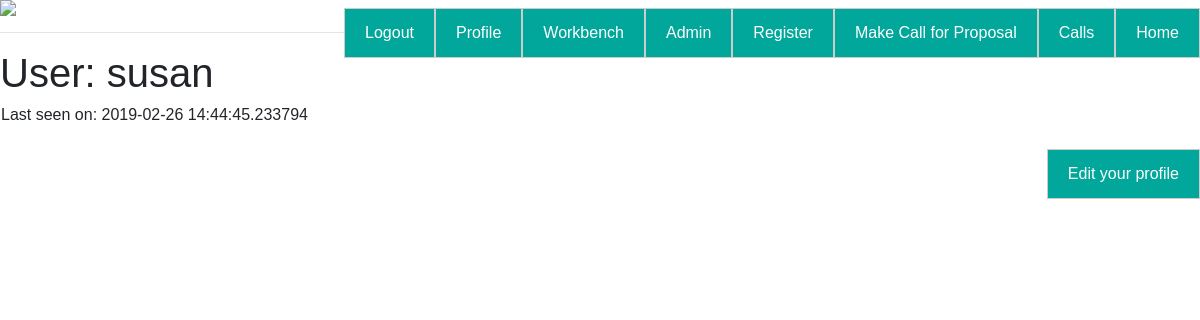
The page /profile/susan (signed in) on the database as committed earlier.
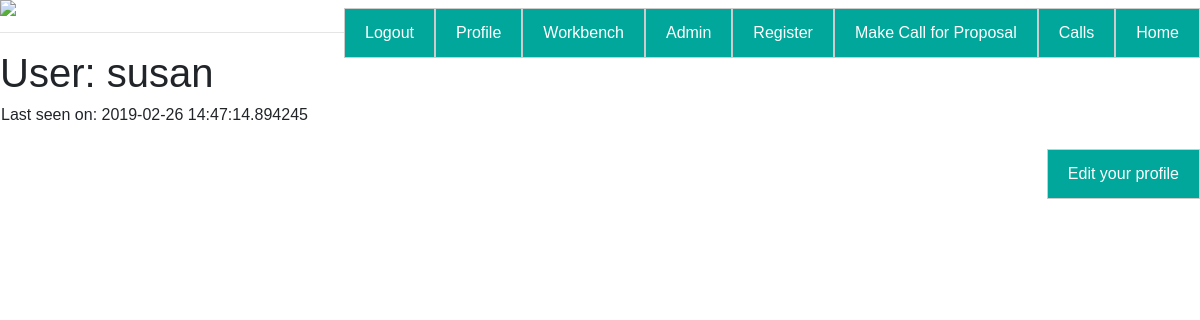
The same page on the database as committed later.
### app/models.py (models this page shows, shortened)
class User(db.Model, UserMixin):
    id = db.Column(db.Integer, primary_key=True)
    username = db.Column(db.String(64), index=True, unique=True)
    email = db.Column(db.String(120), index=True, unique=True)
    password_hash = db.Column(db.String(128))
    access = db.Column(db.Integer)
    proposals = db.relationship('Proposal', backref='author', lazy='dynamic')
    education_info = db.relationship("EducationInfo", backref="author", lazy="dynamic")
    employment = db.relationship("Employment", backref="author", lazy="dynamic")
    professional_studies = db.relationship("ProfessionalStudies", backref="author", lazy="dynamic")
    distinctions_and_awards = db.relationship("DistinctionsAndAwards", backref="author", lazy="dynamic")
    funding_diversification = db.relationship("FundingDiversification", backref="author", lazy="dynamic")
    team_members = db.relationship("TeamMembers", backref="author", lazy="dynamic")
    impacts = db.relationship("Impacts", backref="author", lazy="dynamic")
    innovations = db.relationship("Innovation",backref="author", lazy="dynamic")
    publications = db.relationship("Publication", backref="author", lazy="dynamic")
    presentations = db.relationship("Presentation", backref="author", lazy="dynamic")
    academic_collabs = db.relationship("AcademicCollabs", backref="author", lazy="dynamic")
    non_academic_collabs = db.relationship("NonAcademicCollabs", backref="author",lazy="dynamic")
    conferences = db.relationship("Conference", backref="author", lazy="dynamic")
    communications = db.relationship("Communications",backref="author",lazy="dynamic")
    funding_ratio = db.relationship("FundingRatio", backref="author",lazy="dynamic")
    public_engagement = db.relationship("PublicEngagement", backref="author",lazy="dynamic")
    about_me = db.Column(db.String(140))
    last_seen = db.Column(db.DateTime, default=datetime.utcnow())
    def is_admin(self):
        return self.access == 2

### app/routes.py (the view)
@app.route('/profile/<username>')
@login_required
def profile(username):
    user = User.query.filter_by(username=username).first_or_404()
    return render_template('profile.html', user=user, img=svg)

### app/models.py (called while the page is built)
@login.user_loader
def load_user(id):
    return User.query.get(int(id))

### app/routes.py (called while the page is built)
@app.before_request
def before_request():
    if current_user.is_authenticated:
        current_user.last_seen = datetime.utcnow()
        db.session.commit()

### app/templates/profile.html (shortened to what this page needs)
{% extends "base.html" %}
{% block content %}
    <h1>User: {{  user.username }}</h1>
    <table>
        <tr valign=""top>
            <td>
                {% if user.last_seen %}<p>Last seen on: {{ user.last_seen }}</p>{%  endif %}
            </td>
        </tr>
    </table>
    {%  if user == current_user %}
    <p><a href="{{  url_for('edit_profile') }}">Edit your profile</a></p>
    {% endif %}
{% endblock %}

### app/templates/base.html (shortened to what this page needs)
<html>
    <head>
      <link rel="stylesheet" href="https://maxcdn.bootstrapcdn.com/bootstrap/4.3.1/css/bootstrap.min.css">
        <link rel="stylesheet" href="{{  url_for('static', filename='css/style.css') }}">
    </head>
    <body>
        <div>
            <img src="{{ img }}">
            <a href="{{ url_for('index') }}">Home</a>
            <a href="{{ url_for('calls') }}">Calls</a>
            {% if current_user.is_anonymous %}
                <a href="{{ url_for('login') }}">Login</a>
            {% else %}
                {% if current_user.is_admin() %}
                    <a href="{{ url_for('makecall') }}">Make Call for Proposal</a>
                    <a href="{{ url_for('register') }}">Register</a>
                    <a href="{{ url_for('admin') }}">Admin</a>
                {% endif %}
                <a href="{{ url_for('workbench') }}">Workbench</a>
                <a href="{{  url_for('profile', username=current_user.username) }}">Profile</a>
                <a href="{{ url_for('logout') }}">Logout</a>
            {% endif %}
        </div>
        {% block content %}{% endblock %}
    </body>
</html>

### app/static/css/style.css (style rules this page uses)
body { font-family: Arial, Helvetica, sans-serif; }
a { float:right; background-color: #00A79A; color: white; padding: 2em 3em; margin: 8px 0; padding: 12px 20px; display: inline-block; border: 1px solid #ccc; box-sizing: border-box; cursor: pointer; text-decoration: none; }

Rows that differ between the two databases and show on the page:
changed User "susan": last_seen "2019-02-26 14:44:45.233794" → "2019-02-26 14:47:14.894245"
